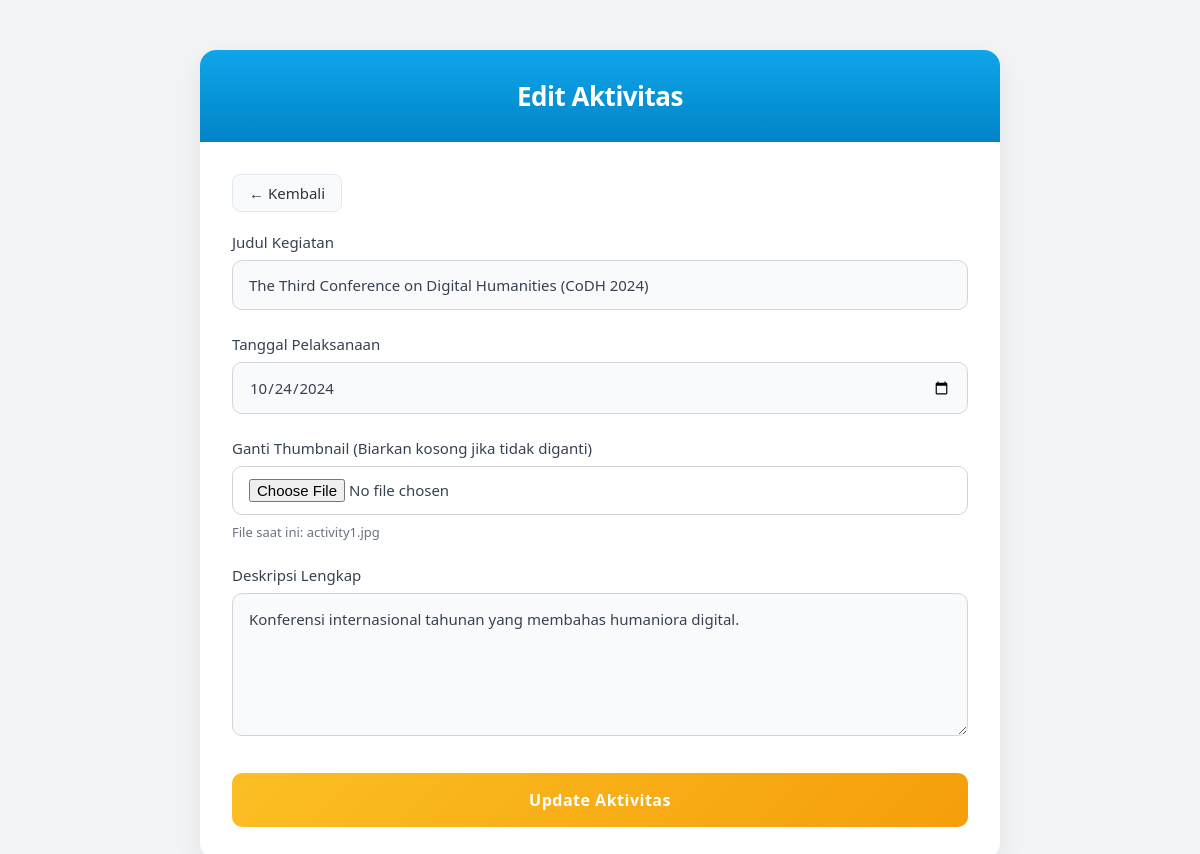
Page /admin/edit_aktivitas.php?id=1 on the committed database.
### tables this page shows
CREATE TABLE `tb_aktivitas` (
  `id` int NOT NULL,
  `judul` varchar(200) NOT NULL,
  `deskripsi` text,
  `tanggal` date NOT NULL,
  `foto` varchar(255) DEFAULT NULL
);

### admin/edit_aktivitas.php (the view, shortened to what this page needs)
<?php
include '../config/connect.php';
$id = $_GET['id'];
$query = mysqli_query($conn, "SELECT * FROM tb_aktivitas WHERE id='$id'");
$data = mysqli_fetch_array($query);
?>
<!DOCTYPE html>
<html lang="id">
<head>
    <link rel="stylesheet" href="../asset/css/crud.css">
</head>
<body style="background: #f3f4f6;">
    <div class="login-container" style="max-width: 800px; margin-top: 50px;">
        <div class="login-header">
            <h1>Edit Aktivitas</h1>
        </div>
        <div class="login-body">
            <a href="dashboard.php?page=aktivitas" class="back-button" style="color: #333; margin-bottom: 20px;">&larr; Kembali</a>
            <form action="../config/proses.php" method="POST" enctype="multipart/form-data">
                <div class="form-group">
                    <label>Judul Kegiatan</label>
                    <input type="text" name="judul" class="form-control" value="<?= $data['judul'] ?>" required>
                </div>
                <div class="form-group">
                    <label>Tanggal Pelaksanaan</label>
                    <input type="date" name="tanggal" class="form-control" value="<?= $data['tanggal'] ?>" required>
                </div>
                <div class="form-group">
                    <label>Ganti Thumbnail (Biarkan kosong jika tidak diganti)</label>
                    <input type="file" name="foto" class="form-control">
                    <small>File saat ini: <?= $data['foto'] ?></small>
                </div>
                <div class="form-group">
                    <label>Deskripsi Lengkap</label>
                    <textarea name="deskripsi" class="form-control" rows="5" required><?= $data['deskripsi'] ?></textarea>
                </div>
                <button type="submit" name="update_aktivitas" class="btn-login">Update Aktivitas</button>
            </form>
        </div>
    </div>
</body>
</html>

### asset/css/crud.css (style rules this page uses)
* { margin: 0; padding: 0; box-sizing: border-box; font-family: 'Segoe UI', Tahoma, Geneva, Verdana, sans-serif; }
.login-container { background-color: white; border-radius: 16px; box-shadow: 0 10px 30px rgba(0, 0, 0, 0.08); overflow: hidden; margin: 20px auto; }
.login-header { background: linear-gradient(180deg, #0ea5e9 0%, #0284c7 100%); color: white; padding: 28px 32px; text-align: center; }
.login-header h1 { font-size: 26px; font-weight: 600; letter-spacing: -0.5px; }
.login-body { padding: 32px; }
.back-button { display: inline-flex; align-items: center; font-size: 15px; text-decoration: none; font-weight: 500; padding: 8px 16px; border-radius: 8px; transition: all 0.3s ease; margin-bottom: 24px; background-color: #f8fafc; border: 1px solid #e2e8f0; }
.form-group { margin-bottom: 24px; }
.form-group label { display: block; margin-bottom: 8px; font-weight: 500; color: #374151; font-size: 15px; }
.form-control { width: 100%; padding: 14px 16px; border: 1px solid #d1d5db; border-radius: 10px; font-size: 15px; transition: all 0.3s ease; background-color: #f9fafb; color: #374151; }
textarea.form-control { resize: vertical; min-height: 100px; font-family: 'Segoe UI', Tahoma, Geneva, Verdana, sans-serif; line-height: 1.5; }
input[type="file"].form-control { padding: 12px 16px; background-color: white; cursor: pointer; }
.form-group small { display: block; margin-top: 8px; color: #6b7280; font-size: 13px; }
.btn-login { width: 100%; padding: 16px; background: linear-gradient(135deg, #fbbf24 0%, #f59e0b 100%); color: white; border: none; border-radius: 10px; font-size: 16px; font-weight: 600; cursor: pointer; transition: all 0.3s ease; margin-top: 8px; letter-spacing: 0.5px; }

### rows in the picture
tb_aktivitas: judul "The Third Conference on Digital Humanities (CoDH 2024)", tanggal "10/24/2024", foto "activity1.jpg", deskripsi "Konferensi internasional tahunan yang membahas humaniora digital."
